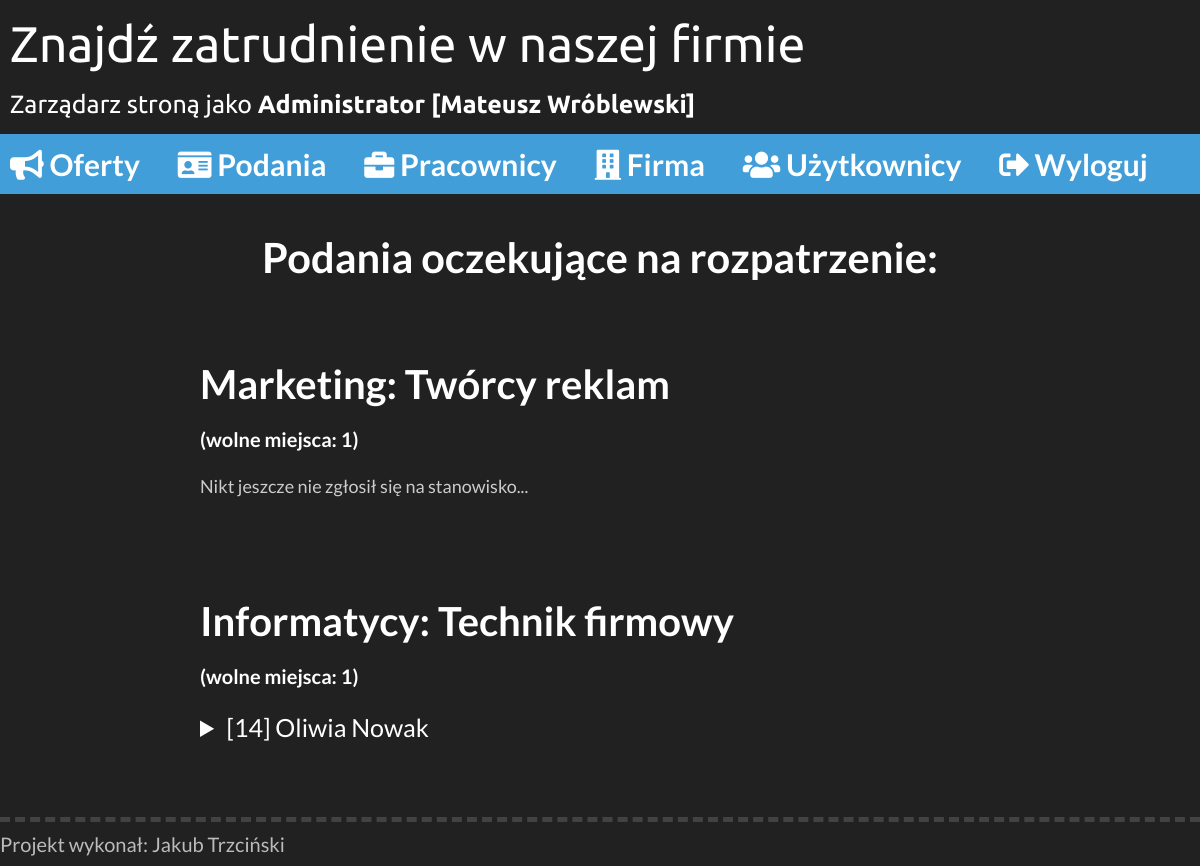
/admin/podania.php (signed in), run on the app's committed database.
### tables this page shows
CREATE TABLE `ogloszenia` (
  `ID` int(3) NOT NULL,
  `ID_stanowiska` int(3) NOT NULL,
  `opis` longtext NOT NULL,
  `wymagania` mediumtext NOT NULL
);

CREATE TABLE `dzialy` (
  `ID` int(3) NOT NULL,
  `nazwa` varchar(100) NOT NULL
);

CREATE TABLE `stanowiska` (
  `ID` int(3) NOT NULL,
  `ID_dzial` int(3) NOT NULL,
  `nazwa` varchar(100) NOT NULL,
  `stawka` float NOT NULL,
  `miejsca` int(3) NOT NULL
);

CREATE TABLE `daneosobowe` (
  `ID` int(3) NOT NULL,
  `UID` int(11) NOT NULL,
  `imie` varchar(50) NOT NULL,
  `nazwisko` varchar(50) NOT NULL,
  `data_ur` date NOT NULL,
  `plec` varchar(1) NOT NULL,
  `tel` varchar(9) NOT NULL,
  `miasto` varchar(80) NOT NULL,
  `adres` varchar(100) NOT NULL,
  `poczta` varchar(80) NOT NULL,
  `kod_pocztowy` varchar(6) NOT NULL
);

### admin/podania.php (the view, shortened to what this page needs)
<!DOCTYPE html>
<html>
<head>
	<link rel="stylesheet" type="text/css" href="../css/style.css">
	<link rel="stylesheet" href="https://use.fontawesome.com/releases/v5.4.1/css/all.css">
</head>
<body>
    <?php include "../skrypty/menu.php"; ?>
    <div class="content">
        <h1>Podania oczekujące na rozpatrzenie:</h1>
        <?php
            require_once "../config/database.php";
            if ($pol = mysqli_connect($db_host, $db_user, $db_pass, $db_name)){
                mysqli_query($pol, "SET NAMES 'utf8'");
                $zap = "SELECT ogloszenia.ID AS ID, dzialy.nazwa AS dzial, stanowiska.nazwa AS stanowisko, stanowiska.ID as ID_stanowiska FROM ogloszenia, stanowiska, dzialy WHERE ogloszenia.ID_stanowiska = stanowiska.ID AND stanowiska.ID_dzial = dzialy.ID";
                $query = mysqli_query($pol, $zap);
                while($w = mysqli_fetch_array($query)){
                    $zap1 = "SELECT ((SELECT miejsca FROM stanowiska WHERE ID = ".$w['ID_stanowiska'].") - (SELECT COUNT(liczba) FROM (SELECT ID_stanowiska AS liczba FROM pracownicy WHERE ID_stanowiska = ".$w['ID_stanowiska'].") AS tab)) AS wolne";
                    $query1 = mysqli_query($pol, $zap1);
                    $wolne = mysqli_fetch_array($query1);
                    echo'
                    <div class="box">
                        <div class="title">'.$w['dzial'].': '.$w['stanowisko'].'<br>
                        <span style="font-size: 20px;">(wolne miejsca: '.$wolne['wolne'].')</span></div>
                    ';
                    $zap2 = "SELECT * FROM uzytkownicy, daneosobowe WHERE uzytkownicy.UID = daneosobowe.UID AND uzytkownicy.UID = (SELECT UID FROM podania WHERE oferta = ".$w['ID']." AND zaakceptowane = 0)";
                    $query2 = mysqli_query($pol, $zap2);
                    if (mysqli_num_rows($query2) > 0){
                        while($w2 = mysqli_fetch_array($query2)){
                            if ($w2['plec'] == 'm') $plec = "mężczyzna";
                            else $plec = "kobieta";
                            $zap3 = "SELECT ID FROM podania WHERE UID = ".$w2['UID']." AND oferta = ".$w['ID'];
                            $query3 = mysqli_query($pol, $zap3);
                            $w3 = mysqli_fetch_array($query3);
                            echo'
                                    <br><details>
                                        <summary>['.$w2['UID'].'] '.$w2['imie'].' '.$w2['nazwisko'].'</summary>
                                        <table>
                                            <tr>
                                                <td>Płeć:</td>
                                                <td>'.$plec.'</td>
                                            </tr>
                                            <tr>
                                                <td>E-mail:</td>
                                                <td>'.$w2['email'].'</td>
                                            </tr>
                                            <tr>
                                                <td>Telefon:</td>
                                                <td>'.$w2['tel'].'</td>
                                            </tr>
                                            <tr>
                                                <td>Data urodzenia:</td>
                                                <td>'.$w2['data_ur'].'</td>
                                            </tr>
                                            <tr>
                                                <td>Adres:</td>
                                                <td>'.$w2['miasto'].', '.$w2['adres'].'</td>
                                            </tr>
                                            <tr>
                                                <td>Korespondencja:</td>
                                                <td>'.$w2['poczta'].', '.$w2['kod_pocztowy'].'</td>
                                            </tr>
                                        </table>
                                        <button onclick="location.href=\'akceptujpodanie.php?id='.$w3['ID'].'\'" style="background-color: #4caf50;"><i class="fas fa-check"></i> Zaakceptuj podanie</button>
                                        <button onclick="location.href=\'odrzucpodanie.php?id='.$w3['ID'].'\'" style="background-color: #dc524c;"><i class="fas fa-times"></i></i> Odrzuć podanie</button>
                                    </details>
                            ';
                        }
                    }
                    else{
                        echo '<br><span style="color: #CCC; font-size: 18px;">
                            Nikt jeszcze nie zgłosił się na stanowisko...<br>
                        </span>';
                    }
                    echo'
                        </div>
                    ';
                }
            }
        ?>
	</div>
    <div class="footer">
        <div class="footer-content">Projekt wykonał: Jakub Trzciński</div>
    </div>
</body>
</html>

### css/style.css (style rules this page uses)
body { margin: 0px; background-color: #212121; color: white; font-family: 'Lato', sans-serif; }
.content { width: 1180px; margin-left: auto; margin-right: auto; padding: 10px; min-height: 70vh; }
.footer { width: 100%; border-top: 5px #424242 dashed; }
.footer-content { width: 1200px; margin: auto; text-align: left; font-size: 20px; color: #bbb; padding-top: 10px; padding-bottom: 10px; }
.box { width: 800px; margin: auto; padding-top: 50px; padding-bottom: 50px; }
.title { font-weight: bold; font-size: 40px; }
h1 { text-align: center; font-size: 260%; }
details { font-size: 25px; padding-bottom: 15px; }
summary { outline:none; }

### data on the page
ogloszenia: dzialy.nazwa "Marketing", ID_stanowiska.nazwa "Twórcy reklam", wolne "1", shows "Nikt jeszcze nie zgłosił się na stanowisko..."
ogloszenia: dzialy.nazwa "Informatycy", ID_stanowiska.nazwa "Technik firmowy", wolne "1"
daneosobowe: UID "14", imie "Oliwia", nazwisko "Nowak"

### other printed values
$_SESSION['imie'] "Mateusz"
$_SESSION['nazwisko'] "Wróblewski"
